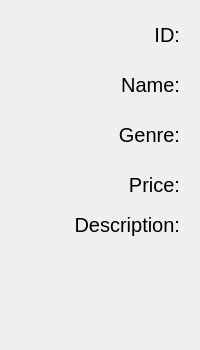
                  <widget class="QWidget" name="gameProfile">
                   <layout class="QVBoxLayout" name="verticalLayout_12" stretch="0">
                    <property name="spacing">
                     <number>10</number>
                    </property>
                    <property name="leftMargin">
                     <number>0</number>
                    </property>
                    <property name="topMargin">
                     <number>0</number>
                    </property>
                    <property name="rightMargin">
                     <number>0</number>
                    </property>
                    <property name="bottomMargin">
                     <number>0</number>
                    </property>
                    <item>
                     <widget class="QWidget" name="gameInfor" native="true">
                      <property name="minimumSize">
                       <size>
                        <width>0</width>
                        <height>350</height>
                       </size>
                      </property>
                      <property name="font">
                       <font>
                        <pointsize>15</pointsize>
                        <weight>50</weight>
                        <bold>false</bold>
                       </font>
                      </property>
                      <property name="styleSheet">
                       <string notr="true">QLineEdit
{
	background-color: #fff;
	border-radius: 20px;
	border: 1px solid rgba(0, 0, 0, 100);
	padding: 10px;
	padding-left: 17px;
	color: #rgb(0,255,255);
}
QPushButton
{
	border-radius: 20px;
	border: 1px solid rgba(0, 0, 0, 100);
	background-color: rgb(255, 255, 255);
	font: 14pt &quot;Terminal&quot;;
}
QPushButton:hover
{
	background-color: rgb(244, 244, 244);
}</string>
                      </property>
                      <widget class="QLabel" name="idGameLabel">
                       <property name="geometry">
                        <rect>
                         <x>30</x>
                         <y>20</y>
                         <width>150</width>
                         <height>30</height>
                        </rect>
                       </property>
                       <property name="font">
                        <font>
                         <pointsize>15</pointsize>
                         <weight>50</weight>
                         <bold>false</bold>
                        </font>
                       </property>
                       <property name="text">
                        <string>ID:</string>
                       </property>
                       <property name="alignment">
                        <set>Qt::AlignRight|Qt::AlignTrailing|Qt::AlignVCenter</set>
                       </property>
                      </widget>
                      <widget class="QLabel" name="nameGameLabel">
                       <property name="geometry">
                        <rect>
                         <x>30</x>
                         <y>70</y>
                         <width>150</width>
                         <height>30</height>
                        </rect>
                       </property>
                       <property name="font">
                        <font>
                         <pointsize>15</pointsize>
                         <weight>50</weight>
                         <bold>false</bold>
                        </font>
                       </property>
                       <property name="text">
                        <string>Name:</string>
                       </property>
                       <property name="alignment">
                        <set>Qt::AlignRight|Qt::AlignTrailing|Qt::AlignVCenter</set>
                       </property>
                      </widget>
                      <widget class="QLabel" name="genreGameLabel">
                       <property name="geometry">
                        <rect>
                         <x>30</x>
                         <y>120</y>
                         <width>150</width>
                         <height>30</height>
                        </rect>
                       </property>
                       <property name="font">
                        <font>
                         <pointsize>15</pointsize>
                         <weight>50</weight>
                         <bold>false</bold>
                        </font>
                       </property>
                       <property name="text">
                        <string>Genre:</string>
                       </property>
                       <property name="alignment">
                        <set>Qt::AlignRight|Qt::AlignTrailing|Qt::AlignVCenter</set>
                       </property>
                      </widget>
                      <widget class="QLabel" name="priceGameLabel">
                       <property name="geometry">
                        <rect>
                         <x>30</x>
                         <y>170</y>
                         <width>150</width>
                         <height>30</height>
                        </rect>
                       </property>
                       <property name="font">
                        <font>
                         <pointsize>15</pointsize>
                         <weight>50</weight>
                         <bold>false</bold>
                        </font>
                       </property>
                       <property name="text">
                        <string>Price:</string>
                       </property>
                       <property name="alignment">
                        <set>Qt::AlignRight|Qt::AlignTrailing|Qt::AlignVCenter</set>
                       </property>
                      </widget>
                      <widget class="QLineEdit" name="idGameText">
                       <property name="enabled">
                        <bool>true</bool>
                       </property>
                       <property name="geometry">
                        <rect>
                         <x>200</x>
                         <y>10</y>
                         <width>261</width>
                         <height>41</height>
                        </rect>
                       </property>
                       <property name="font">
                        <font>
                         <family>MS Shell Dlg 2</family>
                         <pointsize>13</pointsize>
                         <weight>50</weight>
                         <italic>false</italic>
                         <bold>false</bold>
                        </font>
                       </property>
                       <property name="styleSheet">
                        <string notr="true">color: rgb(0, 0, 0);</string>
                       </property>
                       <property name="inputMask">
                        <string/>
                       </property>
                       <property name="text">
                        <string>2055010153</string>
                       </property>
                      </widget>
                      <widget class="QLineEdit" name="nameGameText">
                       <property name="enabled">
                        <bool>true</bool>
                       </property>
                       <property name="geometry">
                        <rect>
                         <x>200</x>
                         <y>60</y>
                         <width>411</width>
                         <height>41</height>
                        </rect>
                       </property>
                       <property name="font">
                        <font>
                         <family>MS Shell Dlg 2</family>
                         <pointsize>13</pointsize>
                         <weight>50</weight>
                         <italic>false</italic>
                         <bold>false</bold>
                        </font>
                       </property>
                       <property name="styleSheet">
                        <string notr="true">color: rgb(0, 0, 0);</string>
                       </property>
                       <property name="text">
                        <string/>
                       </property>
                      </widget>
                      <widget class="QLineEdit" name="genreGameText">
                       <property name="geometry">
                        <rect>
                         <x>200</x>
                         <y>110</y>
                         <width>201</width>
                         <height>41</height>
                        </rect>
                       </property>
                       <property name="font">
                        <font>
                         <family>MS Shell Dlg 2</family>
                         <pointsize>13</pointsize>
                         <weight>50</weight>
                         <italic>false</italic>
                         <bold>false</bold>
                        </font>
                       </property>
                       <property name="styleSheet">
                        <string notr="true">color: rgb(0, 0, 0);</string>
                       </property>
                      </widget>
                      <widget class="QLineEdit" name="priceGameText">
                       <property name="geometry">
                        <rect>
                         <x>200</x>
                         <y>160</y>
                         <width>201</width>
                         <height>41</height>
                        </rect>
                       </property>
                       <property name="font">
                        <font>
                         <family>MS Shell Dlg 2</family>
                         <pointsize>13</pointsize>
                         <weight>50</weight>
                         <italic>false</italic>
                         <bold>false</bold>
                        </font>
                       </property>
                       <property name="styleSheet">
                        <string notr="true">color: rgb(0, 0, 0);</string>
                       </property>
                      </widget>
                      <widget class="QLineEdit" name="descriptionGameText">
                       <property name="geometry">
                        <rect>
                         <x>200</x>
                         <y>210</y>
                         <width>401</width>
                         <height>221</height>
                        </rect>
                       </property>
                       <property name="font">
                        <font>
                         <family>MS Shell Dlg 2</family>
                         <pointsize>11</pointsize>
                         <weight>50</weight>
                         <italic>false</italic>
                         <bold>false</bold>
                        </font>
                       </property>
                       <property name="styleSheet">
                        <string notr="true">color: rgb(0, 0, 0);</string>
                       </property>
                      </widget>
                      <widget class="QLabel" name="descriptionGameLabel">
                       <property name="geometry">
                        <rect>
                         <x>30</x>
                         <y>210</y>
                         <width>150</width>
                         <height>30</height>
                        </rect>
                       </property>
                       <property name="font">
                        <font>
                         <pointsize>15</pointsize>
                         <weight>50</weight>
                         <bold>false</bold>
                        </font>
                       </property>
                       <property name="text">
                        <string>Description:</string>
                       </property>
                       <property name="alignment">
                        <set>Qt::AlignRight|Qt::AlignTrailing|Qt::AlignVCenter</set>
                       </property>
                      </widget>
                      <widget class="QPushButton" name="doneGameBtn">
                       <property name="geometry">
                        <rect>
                         <x>800</x>
                         <y>380</y>
                         <width>181</width>
                         <height>41</height>
                        </rect>
                       </property>
                       <property name="font">
                        <font>
                         <family>Terminal</family>
                         <pointsize>14</pointsize>
                         <weight>50</weight>
                         <italic>false</italic>
                         <bold>false</bold>
                        </font>
                       </property>
                       <property name="styleSheet">
                        <string notr="true">color: rgb(0, 0, 0);
background-color: rgb(0, 255, 255);</string>
                       </property>
                       <property name="text">
                        <string> Done</string>
                       </property>
                       <property name="icon">
                        <iconset resource="resources.qrc">
                         <normaloff>:/icons/EC8482/check-circle.svg</normaloff>:/icons/EC8482/check-circle.svg</iconset>
                       </property>
                      </widget>
                      <widget class="QPushButton" name="cancelGameBtn">
                       <property name="geometry">
                        <rect>
                         <x>610</x>
                         <y>380</y>
                         <width>181</width>
                         <height>41</height>
                        </rect>
                       </property>
                       <property name="font">
                        <font>
                         <family>Terminal</family>
                         <pointsize>14</pointsize>
                         <weight>50</weight>
                         <italic>false</italic>
                         <bold>false</bold>
                        </font>
                       </property>
                       <property name="styleSheet">
                        <string notr="true">color: rgb(0, 0, 0);
background-color: rgb(206, 103, 114);</string>
                       </property>
                       <property name="text">
                        <string> Cancel</string>
                       </property>
                       <property name="icon">
                        <iconset resource="resources.qrc">
                         <normaloff>:/icons/EC8482/x-square.svg</normaloff>:/icons/EC8482/x-square.svg</iconset>
                       </property>
                      </widget>
                      <widget class="QLabel" name="idGameLabel_2">
                       <property name="geometry">
                        <rect>
                         <x>500</x>
                         <y>120</y>
                         <width>91</width>
                         <height>30</height>
                        </rect>
                       </property>
                       <property name="font">
                        <font>
                         <pointsize>15</pointsize>
                         <weight>50</weight>
                         <bold>false</bold>
                        </font>
                       </property>
                       <property name="text">
                        <string>Image:</string>
                       </property>
                       <property name="alignment">
                        <set>Qt::AlignRight|Qt::AlignTrailing|Qt::AlignVCenter</set>
                       </property>
                      </widget>
                      <widget class="QLineEdit" name="idGameText_2">
                       <property name="enabled">
                        <bool>true</bool>
                       </property>
                       <property name="geometry">
                        <rect>
                         <x>600</x>
                         <y>110</y>
                         <width>371</width>
                         <height>41</height>
                        </rect>
                       </property>
                       <property name="font">
                        <font>
                         <family>MS Shell Dlg 2</family>
                         <pointsize>11</pointsize>
                         <weight>50</weight>
                         <italic>false</italic>
                         <bold>false</bold>
                        </font>
                       </property>
                       <property name="styleSheet">
                        <string notr="true">color: rgb(0, 0, 0);</string>
                       </property>
                       <property name="inputMask">
                        <string/>
                       </property>
                       <property name="text">
                        <string/>
                       </property>
                      </widget>
                      <widget class="QLabel" name="idGameLabel_3">
                       <property name="geometry">
                        <rect>
                         <x>500</x>
                         <y>170</y>
                         <width>91</width>
                         <height>30</height>
                        </rect>
                       </property>
                       <property name="font">
                        <font>
                         <pointsize>15</pointsize>
                         <weight>50</weight>
                         <bold>false</bold>
                        </font>
                       </property>
                       <property name="text">
                        <string>Video:</string>
                       </property>
                       <property name="alignment">
                        <set>Qt::AlignRight|Qt::AlignTrailing|Qt::AlignVCenter</set>
                       </property>
                      </widget>
                      <widget class="QLineEdit" name="idGameText_3">
                       <property name="enabled">
                        <bool>true</bool>
                       </property>
                       <property name="geometry">
                        <rect>
                         <x>600</x>
                         <y>160</y>
                         <width>371</width>
                         <height>41</height>
                        </rect>
                       </property>
                       <property name="font">
                        <font>
                         <family>MS Shell Dlg 2</family>
                         <pointsize>11</pointsize>
                         <weight>50</weight>
                         <italic>false</italic>
                         <bold>false</bold>
                        </font>
                       </property>
                       <property name="styleSheet">
                        <string notr="true">color: rgb(0, 0, 0);</string>
                       </property>
                       <property name="inputMask">
                        <string/>
                       </property>
                       <property name="text">
                        <string/>
                       </property>
                      </widget>
                     </widget>
                    </item>
                   </layout>
                  </widget>
